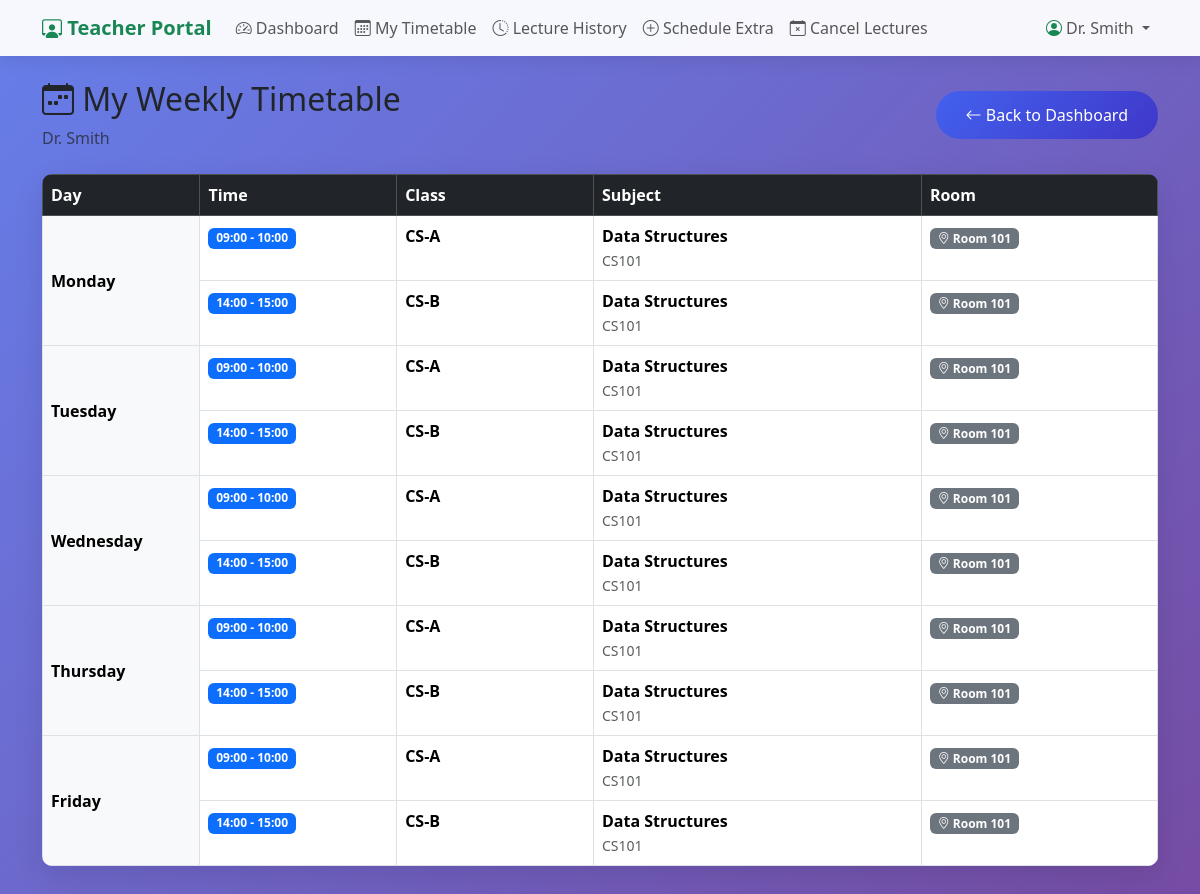
The page /teacher/timetable/ (signed in) on the database its author committed.
### core/models.py (models this page shows, shortened)
class Teacher(models.Model):
    user = models.OneToOneField(User, on_delete=models.CASCADE, related_name='teacher_profile', null=True, blank=True)
    name = models.CharField(max_length=100)
    email = models.EmailField(blank=True)
    class Meta:
        ordering = ['name']

class Timetable(models.Model):
    DAYS_OF_WEEK = [
        (0, 'Monday'),
        (1, 'Tuesday'),
        (2, 'Wednesday'),
        (3, 'Thursday'),
        (4, 'Friday'),
        (5, 'Saturday'),
        (6, 'Sunday'),
    ]
    room = models.ForeignKey(Room, on_delete=models.CASCADE, related_name='timetable_entries', null=True, blank=True)
    classroom = models.ForeignKey(Classroom, on_delete=models.CASCADE, related_name='timetable_entries')
    subject = models.ForeignKey(Subject, on_delete=models.CASCADE, related_name='timetable_entries')
    teacher = models.ForeignKey(Teacher, on_delete=models.CASCADE, related_name='timetable_entries')
    day_of_week = models.IntegerField(choices=DAYS_OF_WEEK)
    start_time = models.TimeField()
    end_time = models.TimeField()
    is_recurring = models.BooleanField(default=True, help_text="False for extra/one-time lectures")
    extra_date = models.DateField(null=True, blank=True, help_text="Specific date for non-recurring lectures")
    class Meta:
        ordering = ['day_of_week', 'start_time']
        unique_together = ['room', 'day_of_week', 'start_time']

class Classroom(models.Model):
    name = models.CharField(max_length=50, unique=True)  # e.g., "CS-A", "IT-B"
    description = models.TextField(blank=True)
    def __str__(self):
        return self.name
    class Meta:
        ordering = ['name']

class Subject(models.Model):
    name = models.CharField(max_length=100)
    code = models.CharField(max_length=20, unique=True)  # e.g., "CS101"
    class Meta:
        ordering = ['code']

class Room(models.Model):
    name = models.CharField(max_length=50, unique=True)  # e.g., "Room 101", "Lab 1"
    description = models.TextField(blank=True)
    camera_index = models.IntegerField(default=0, help_text="Camera index for cv2.VideoCapture (0 for default)")
    def __str__(self):
        return self.name
    class Meta:
        ordering = ['name']

### core/views.py (the view)
# urls.py: path('teacher/timetable/', views.teacher_timetable, name='teacher_timetable'),
@login_required
def teacher_timetable(request):
    teacher = get_teacher_or_redirect(request)
    if not teacher:
        messages.error(request, "Access denied.")
        return redirect('teacher_login')
    timetable_entries = Timetable.objects.filter(teacher=teacher, is_recurring=True).order_by('day_of_week', 'start_time')
    days = ['Monday', 'Tuesday', 'Wednesday', 'Thursday', 'Friday', 'Saturday', 'Sunday']
    timetable_by_day = {}
    for day_num, day_name in enumerate(days):
        entries = timetable_entries.filter(day_of_week=day_num)
        if entries.exists():
            timetable_by_day[day_name] = entries
    context = {
        'teacher': teacher,
        'timetable_by_day': timetable_by_day,
    }
    return render(request, 'core/teacher/timetable.html', context)

### core/views.py (called while the page is built)
def get_teacher_or_redirect(request):
    try:
        return request.user.teacher_profile
    except (Teacher.DoesNotExist, AttributeError):
        return None

### templates/core/teacher/timetable.html (shortened to what this page needs)
{% extends 'base.html' %}
{% block content %}
<div class="row mb-4">
    <div class="col-12">
        <div class="d-flex justify-content-between align-items-center">
            <div>
                <h2><i class="bi bi-calendar-week"></i> My Weekly Timetable</h2>
                <p class="text-muted mb-0">{{ teacher.name }}</p>
            </div>
            <a href="{% url 'teacher_dashboard' %}" class="btn btn-primary">
                <i class="bi bi-arrow-left"></i> Back to Dashboard
            </a>
        </div>
    </div>
</div>
<div class="row">
    <div class="col-12">
        <div class="card">
            <div class="card-body p-0">
                {% if timetable_by_day %}
                <div class="table-responsive">
                    <table class="table table-bordered mb-0">
                        <thead class="table-dark">
                            <tr>
                                <th style="width: 12%;">Day</th>
                                <th style="width: 15%;">Time</th>
                                <th style="width: 15%;">Class</th>
                                <th style="width: 25%;">Subject</th>
                                <th style="width: 18%;">Room</th>
                            </tr>
                        </thead>
                        <tbody>
                            {% for day, entries in timetable_by_day.items %}
                                {% for entry in entries %}
                                <tr>
                                    {% if forloop.first %}
                                    <td rowspan="{{ entries.count }}" class="align-middle fw-bold bg-light">
                                        {{ day }}
                                    </td>
                                    {% endif %}
                                    <td>
                                        <span class="badge bg-primary">
                                            {{ entry.start_time|time:"H:i" }} - {{ entry.end_time|time:"H:i" }}
                                        </span>
                                    </td>
                                    <td><strong>{{ entry.classroom }}</strong></td>
                                    <td>
                                        <strong>{{ entry.subject.name }}</strong>
                                        <br><small class="text-muted">{{ entry.subject.code }}</small>
                                    </td>
                                    <td>
                                        <span class="badge bg-secondary">
                                            <i class="bi bi-geo-alt"></i> {{ entry.room }}
                                        </span>
                                    </td>
                                </tr>
                                {% endfor %}
                            {% endfor %}
                        </tbody>
                    </table>
                </div>
                {% else %}
                <div class="text-center py-5">
                    <i class="bi bi-calendar-x text-muted" style="font-size: 4rem;"></i>
                    <h4 class="text-muted mt-3">No timetable available</h4>
                    <p class="text-muted">Contact your administrator to set up the timetable.</p>
                </div>
                {% endif %}
            </div>
        </div>
    </div>
</div>
<div class="mb-5 pb-4"></div>
{% endblock %}

### templates/base.html (shortened to what this page needs)
<!DOCTYPE html>
<html lang="en">
<head>
    <link href="https://cdn.jsdelivr.net/npm/bootstrap@5.3.2/dist/css/bootstrap.min.css" rel="stylesheet">
    <link rel="stylesheet" href="https://cdn.jsdelivr.net/npm/bootstrap-icons@1.11.1/font/bootstrap-icons.css">
</head>
<body>
    {% if user.is_authenticated %}
    <nav class="navbar navbar-expand-lg navbar-light bg-light mb-4">
        <div class="container">
            {% if user.teacher_profile %}
            <a class="navbar-brand fw-bold text-success" href="{% url 'teacher_dashboard' %}">
                <i class="bi bi-person-workspace"></i> Teacher Portal
            </a>
            <div class="collapse navbar-collapse" id="navbarNav">
                <ul class="navbar-nav me-auto">
                    <li class="nav-item">
                        <a class="nav-link" href="{% url 'teacher_dashboard' %}"><i class="bi bi-speedometer2"></i> Dashboard</a>
                    </li>
                    <li class="nav-item">
                        <a class="nav-link" href="{% url 'teacher_timetable' %}"><i class="bi bi-calendar3"></i> My Timetable</a>
                    </li>
                    <li class="nav-item">
                        <a class="nav-link" href="{% url 'teacher_lecture_history' %}"><i class="bi bi-clock-history"></i> Lecture History</a>
                    </li>
                    <li class="nav-item">
                        <a class="nav-link" href="{% url 'teacher_schedule_extra' %}"><i class="bi bi-plus-circle"></i> Schedule Extra</a>
                    </li>
                    <li class="nav-item">
                        <a class="nav-link" href="{% url 'teacher_cancel_lectures' %}"><i class="bi bi-calendar-x"></i> Cancel Lectures</a>
                    </li>
                </ul>
                <ul class="navbar-nav">
                    <li class="nav-item dropdown">
                        <a class="nav-link dropdown-toggle" href="#" id="navbarDropdown" role="button" data-bs-toggle="dropdown">
                            <i class="bi bi-person-circle text-success"></i> {{ user.teacher_profile.name }}
                        </a>
                    </li>
                </ul>
            </div>
            {% endif %}
        </div>
    </nav>
    {% endif %}
    <div class="container">
        {% block content %}{% endblock %}
    </div>
</body>
</html>

### templates/base.html (style rules this page uses)
:root { --primary-color: #4361ee; --secondary-color: #3f37c9; --success-color: #06d6a0; --danger-color: #ef476f; --warning-color: #ffd166; }
body { background: linear-gradient(135deg, #667eea 0%, #764ba2 100%); min-height: 100vh; }
.card { border: none; border-radius: 15px; box-shadow: 0 10px 30px rgba(0, 0, 0, 0.1); }
.btn-primary { background: linear-gradient(135deg, var(--primary-color), var(--secondary-color)); border: none; padding: 12px 30px; border-radius: 25px; transition: transform 0.3s ease, box-shadow 0.3s ease; }
.navbar { background: rgba(255, 255, 255, 0.95) !important; box-shadow: 0 2px 20px rgba(0, 0, 0, 0.1); }
.table { border-radius: 10px; overflow: hidden; }

### rows shown on the page
Teacher: name "Dr. Smith"
Timetable: day "Monday", start_time "09:00", end_time "10:00", classroom "CS-A", subject.name "Data Structures", subject.code "CS101", room "Room 101"
Timetable: start_time "14:00", end_time "15:00", classroom "CS-B", subject.name "Data Structures", subject.code "CS101", room "Room 101"
Timetable: day "Tuesday", start_time "09:00", end_time "10:00", classroom "CS-A", subject.name "Data Structures", subject.code "CS101", room "Room 101"
Timetable: start_time "14:00", end_time "15:00", classroom "CS-B", subject.name "Data Structures", subject.code "CS101", room "Room 101"
Timetable: day "Wednesday", start_time "09:00", end_time "10:00", classroom "CS-A", subject.name "Data Structures", subject.code "CS101", room "Room 101"
Timetable: start_time "14:00", end_time "15:00", classroom "CS-B", subject.name "Data Structures", subject.code "CS101", room "Room 101"
Timetable: day "Thursday", start_time "09:00", end_time "10:00", classroom "CS-A", subject.name "Data Structures", subject.code "CS101", room "Room 101"
Timetable: start_time "14:00", end_time "15:00", classroom "CS-B", subject.name "Data Structures", subject.code "CS101", room "Room 101"
Timetable: day "Friday", start_time "09:00", end_time "10:00", classroom "CS-A", subject.name "Data Structures", subject.code "CS101", room "Room 101"
Timetable: start_time "14:00", end_time "15:00", classroom "CS-B", subject.name "Data Structures", subject.code "CS101", room "Room 101"

### other values the page prints
{{ user.teacher_profile.name }} "Dr. Smith"
